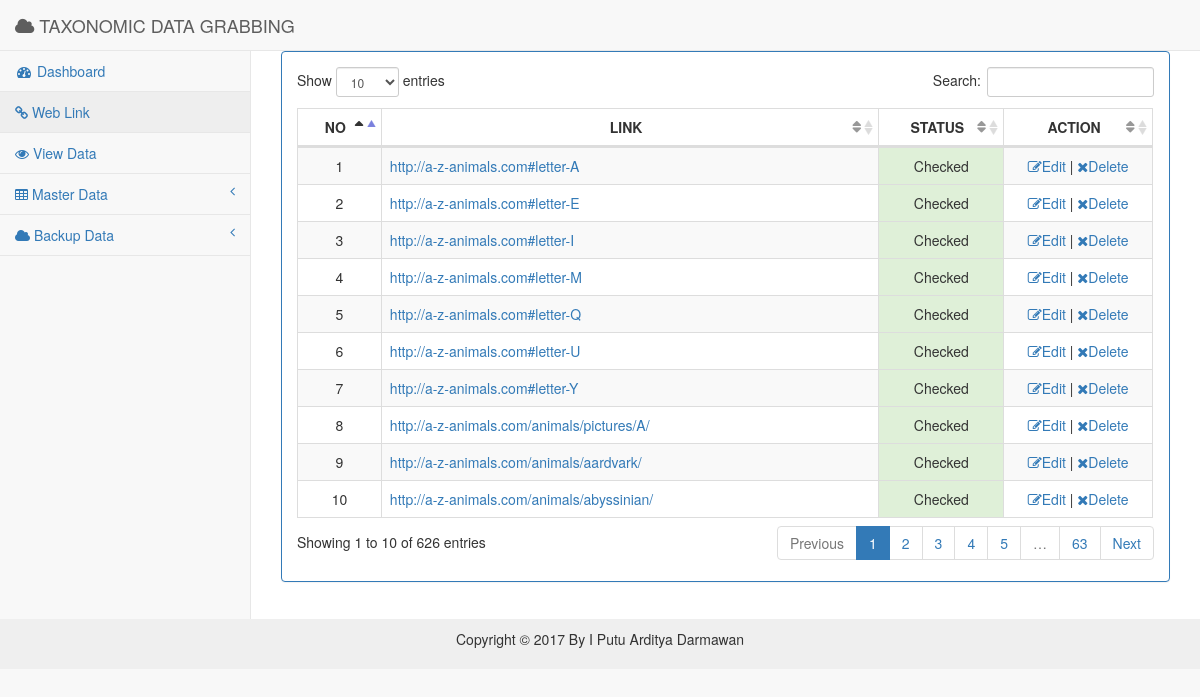
Page /route.php?kode=data_link on the committed database.
### tables this page shows
CREATE TABLE `tb_link` (
  `id` int(11) NOT NULL AUTO_INCREMENT,
  `info` text,
  `label` char(1) DEFAULT '0',
  PRIMARY KEY (`id`)
);

### master/data/link.php (the view)
<?php include_once 'konfirmasi.php'; ?>
<div class="panel panel-primary">
  <div class="panel-body">
    <table id="dataTables" class="table table-striped table-bordered table-hover">
      <thead>
        <th style="text-align:center;" class="text-uppercase">No</th>
        <th style="text-align:center;" class="text-uppercase">Link</th>
        <th style="text-align:center;" class="text-uppercase">Status</th>
        <th style="text-align:center;" class="text-uppercase">Action</th>
      </thead>
       <tbody class="table table-striped table-bordered table-hover">
            <?php
              $no=1;
              $query = "SELECT * FROM tb_link";
              $result = mysqli_query($con,$query);
              while ($row = mysqli_fetch_array($result))
              {
                if ($row['label']==1) {
                   $flag="Checked";
                   $warna="success";
                }
                if ($row['label']==0) {
                   $flag="Uncheked";
                   $warna="danger";
                }
                echo "
                <tr>
                   <td style='text-align:center;' >".$no."</td>
                   <td> <a href=$row[info]>$row[info]</a></td>
                   <td class=$warna style='text-align:center;'>$flag</td>
                   <td style='text-align:center;'>
                   <a href='master\action\update\link.php?id=$row[id]'>
                   <i class='fa fa-pencil-square-o' aria-hidden='true'></i>Edit</a> |
                   <a href='master\action\delete\delete_link.php?id=$row[id]' class='delete'>
                   <i class='fa fa-times' aria-hidden='true'></i>Delete</a></td>
                </tr>
                ";
                $no++;
              }
             ?>
       </tbody>
    </table>
  </div>
</div>

### route.php (shortened to what this page needs)
<!DOCTYPE html>
<html lang="en">
   <head>
     <?php require_once 'template/head.php'; ?>
   </head>
   <body>
      <div id="wrapper">
         <?php require_once 'template/navbar.php'; ?>
         <div id="page-wrapper">
            <?php
            require_once 'setting/koneksi.php';
                if (!isset($_GET['d']) && !isset($_GET['p']) && !isset($_GET['kode'])) {
                    include ('master/index.php');
                } elseif (isset($_GET['kode'])) {
                  if ($_GET['kode']=="data_species") {
                    require_once 'master/data/species.php';
                  }
                  elseif ($_GET['kode']=="data_genus") {
                    require_once 'master/data/genus.php';
                  }
                  elseif ($_GET['kode']=="data_family") {
                    require_once 'master/data/family.php';
                  }
                  elseif ($_GET['kode']=="data_ordo") {
                    require_once 'master/data/ordo.php';
                  }
                  elseif ($_GET['kode']=="data_class") {
                    require_once 'master/data/class.php';
                  }
                  elseif ($_GET['kode']=="data_phylum") {
                    require_once 'master/data/phylum.php';
                  }
                  elseif ($_GET['kode']=="data_kingdom") {
                    require_once 'master/data/kingdom.php';
                  }
                  elseif ($_GET['kode']=="data_ciri") {
                    require_once 'master/data/ciri.php';
                  }
                  elseif ($_GET['kode']=="data_habitat") {
                    require_once 'master/data/habitat.php';
                  }
                  elseif ($_GET['kode']=="data_wilayah") {
                    require_once 'master/data/wilayah.php';
                  }
                  elseif ($_GET['kode']=="data_referensi") {
                    require_once 'master/data/referensi.php';
                  }
                  elseif ($_GET['kode']=="data_link") {
                    require_once 'master/data/link.php';
                  }
                }
             ?>
         </div>
         </div>
      <?php require_once 'template/footer.php'; ?>
   </body>
</html>

### template/head.php (shortened to what this page needs)
<link href="dist/bootstrap/css/bootstrap.min.css" rel="stylesheet">
<link href="dist/metisMenu/metisMenu.min.css" rel="stylesheet">
<link href="dist/bootstrap/css/timeline.css" rel="stylesheet">
<link href="dist/bootstrap/css/sb-admin-2.css" rel="stylesheet">
<link href="dist/morrisjs/morris.css" rel="stylesheet">
<link href="dist/font-awesome/css/font-awesome.min.css" rel="stylesheet" type="text/css">
<link href="dist/datatables-plugins/dataTables.bootstrap.css" rel="stylesheet">
<link href="dist/datatables-responsive/dataTables.responsive.css" rel="stylesheet">

### template/navbar.php (shortened to what this page needs)
<nav class="navbar navbar-default navbar-static-top" role="navigation" style="margin-bottom: 0">
    <div class="navbar-header">
        <a class="navbar-brand" href="index.php"><i class="fa fa-cloud"></i> TAXONOMIC DATA GRABBING</a>
    </div>
    <div class="navbar-default sidebar" role="navigation">
        <div class="sidebar-nav navbar-collapse">
            <ul class="nav" id="side-menu">
                <li>
                    <a href="index.php"><i class="fa fa-dashboard fa-fw"></i> Dashboard</a>
                </li>
                <li>
                    <a href="route.php?kode=data_link"><i class="fa fa-link"></i> Web Link</a>
                </li>
                <li>
                    <a href="view_data.php"><i class="fa fa-eye"></i> View Data</a>
                </li>
                <li>
                    <a href="#"><i class="fa fa-table"></i> Master Data<span class="fa arrow"></span></a>
                </li>
                <li>
                    <a href="#"><i class="fa fa-cloud"></i> Backup Data<span class="fa arrow"></span></a>
                </li>
            </ul>
        </div>
    </div>
</nav>

### master/data/konfirmasi.php (shortened to what this page needs)
<head>
</head>

### template/footer.php (shortened to what this page needs)
<div class="footer">
    <p> Copyright &copy; 2017 By I Putu Arditya Darmawan </p>
</div>

### template/head.php (style rules this page uses)
a { cursor: pointer; }

### template/footer.php (style rules this page uses)
.footer { right: 0; bottom: 0; left: 0; padding: 1rem; background-color: #efefef; text-align: center; }

### rows in the picture
tb_link: info "http://a-z-animals.com#letter-A", label "Checked"
tb_link: info "http://a-z-animals.com#letter-E", label "Checked"
tb_link: info "http://a-z-animals.com#letter-I", label "Checked"
tb_link: info "http://a-z-animals.com#letter-M", label "Checked"
tb_link: info "http://a-z-animals.com#letter-Q", label "Checked"
tb_link: info "http://a-z-animals.com#letter-U", label "Checked"
tb_link: info "http://a-z-animals.com#letter-Y", label "Checked"
tb_link: info "http://a-z-animals.com/animals/pictures/A/", label "Checked"
tb_link: info "http://a-z-animals.com/animals/aardvark/", label "Checked"
tb_link: info "http://a-z-animals.com/animals/abyssinian/", label "Checked"
